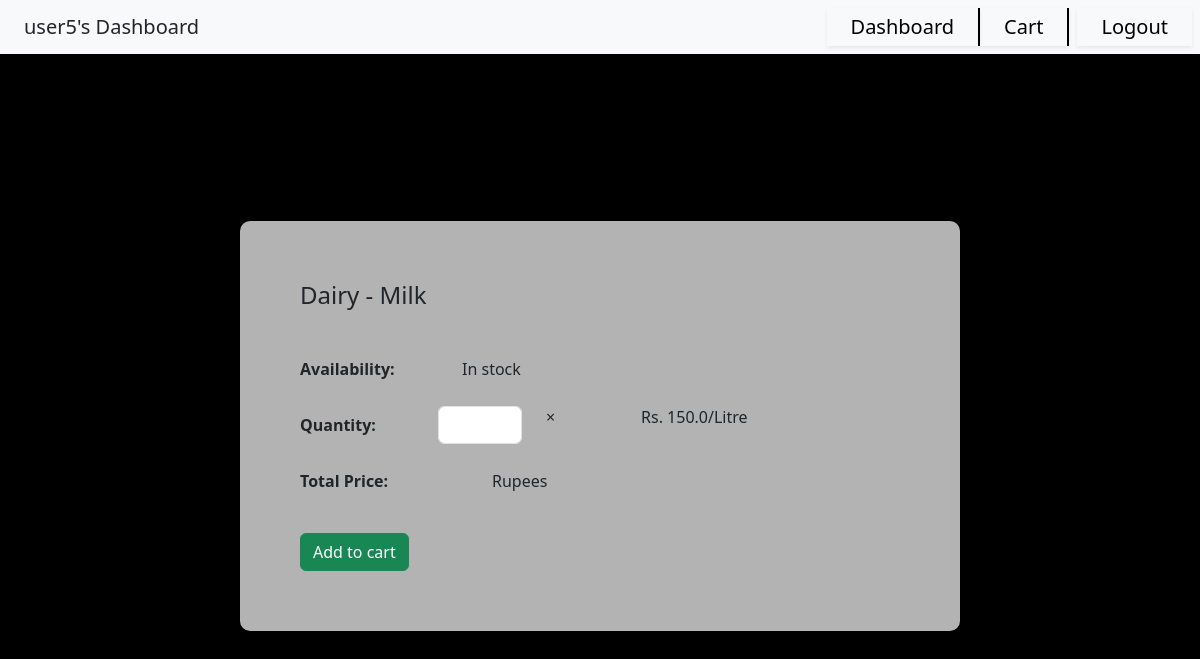
Page /user5/cart_addition/prod_10 on the committed database.
### application/models.py (models this page shows)
class Category(db.Model):
    __tablename__ = 'Category'
    CID = db.Column(db.Integer, autoincrement=True, primary_key=True)
    Name = db.Column(db.String(collation='NOCASE'), unique=True, nullable=False)
    products = db.relationship("Product", back_populates="cat", cascade='all, delete-orphan', passive_deletes=True)

class Product(db.Model):
    __tablename__ = 'Product'
    PID = db.Column(db.Integer, autoincrement=True, primary_key=True)
    Name = db.Column(db.String(collation='NOCASE'), unique=True, nullable=False)
    Price = db.Column(db.Float, nullable=False)
    Unit = db.Column(db.String, nullable=False)
    Stock = db.Column(db.Integer, nullable=False)
    CID = db.Column(db.Integer, db.ForeignKey('Category.CID', ondelete='CASCADE'))
    cat = db.relationship("Category", back_populates="products")
    ords = db.relationship("Order_Details", back_populates="product")

### application/user_actions.py (the view)
@app.route("/<usr>/cart_addition/prod_<pid>")
def define_item_qty(usr, pid):
    p = Product.query.filter(Product.PID == pid).first()
    c = Category.query.filter(Category.CID == p.CID).first()
    return render_template("add_to_cart.html", user=usr, prod=p, cat = c)

### templates/add_to_cart.html (shortened to what this page needs)
<!DOCTYPE html>
<html>
    <head>
        <link href="https://cdn.jsdelivr.net/npm/bootstrap@5.3.1/dist/css/bootstrap.min.css" rel="stylesheet">
        <link href="{{ url_for('static', filename='css/dash.css') }}" rel="stylesheet">
    </head>
    <body id="body">
        <nav id = "nav" class="navbar sticky-top bg-body-tertiary text-center">
            <div class="nav" style = "text-align:left;">
                {{ user }}'s Dashboard
            </div>
            <div class="clickable nav shadow-sm" style = "margin-left:auto;text-align:right; border-right:2px solid black;">
                <a href="/{{ user }}/user_dashboard" style = "text-decoration:none; color:black;">Dashboard</a>
            </div>
            <div class="clickable nav shadow-sm" style = "margin-right:1vh; text-align:center;border-right:2px solid black;">
                <a href="/{{ user }}/cart" style = "text-decoration:none; color:black;">Cart</a>
            </div>
            <div class="clickable nav shadow-sm" style = "margin-right:1vh; text-align:left;">
                <a href="/login" style = "text-decoration:none; color:black;">Logout</a>
            </div>
        </nav>
        <div id = "content" class="container" style="background-color:rgba(255, 255, 255, 0.0);">
            <div id = "form-wrap">
                <h4 class="mb-5">{{ cat.Name }} - {{ prod.Name }}</h4>
                <form style = "width:50vw">
                    <div class = "row g-5 align-items-center mb-2">
                        <div class="col-auto col-sm-3">
                            <b><p>Availability:</p></b>
                        </div>
                        <div class="col-auto col-sm-6">
                            <p>{% if prod.Stock > 0 %}In stock{% else %}Out of Stock{% endif %}</p>
                        </div>
                    </div>
                    <div class = "row g-5 align-items-center mb-4">
                        <div class="col-auto col-sm-3" style="padding-right:0;">
                            <b><label for="prod-qty" class="col-form-label">Quantity:</label></b>
                        </div>
                        <div class="col-auto col-sm-2"style="padding-left:0;">
                            <input type="number" class="form-control" id="prod-qty" oninput = "calc({{prod.Price}})">
                        </div>
                        <div class="col-auto col-sm-1" style="padding:0;">
                            <p>&times;</p>
                        </div>
                        <div class="col-auto col-sm-2" style="padding:0; text-align:right;">
                             <p>Rs. {{ prod.Price}} </p>
                        </div>
                        <div class="col-auto col-sm-1" style="padding:0;">
                            <p> {{ prod.Unit}} </p>
                        </div>
                    </div>
                    <div class = "row g-5 align-items-center mb-4">
                        <div class="col-auto col-sm-3">
                            <b><p>Total Price:</p></b>
                        </div>
                        <div class="col-auto col-sm-1"style="padding:0;">
                        </div>
                        <div class="col-auto col-sm-1" style="padding:0;">
                            <p> Rupees </p>
                        </div>
                    </div>
                    <div class="col-5">
                        <button type="button" class="btn btn-success" {% if prod.Stock == 0 %}disabled{% endif %} onclick = "add('{{ user }}', '{{ prod.PID }}')">Add to cart</button>
                    </div>
                </form>
            </div>
        </div>
    </body>
</html>

### static/css/dash.css (style rules this page uses)
.navbar { width:100%; }
.nav { padding-top:0.5vh; padding-bottom:0.5vh; padding-left:2vw; padding-right:2vw; width:fit-content; font-size:2.5vh; height:100%; }
#content { min-height:93vh; display:flex; flex-direction:column; justify-content:center; align-items:center; background-color:rgba(255, 255, 255, 0.7); }

### rows in the picture
Category: Name "Dairy"
Product: Name "Milk", Price "150.0", Unit "/Litre"

### other values in the picture
{{ user }} "user5"
